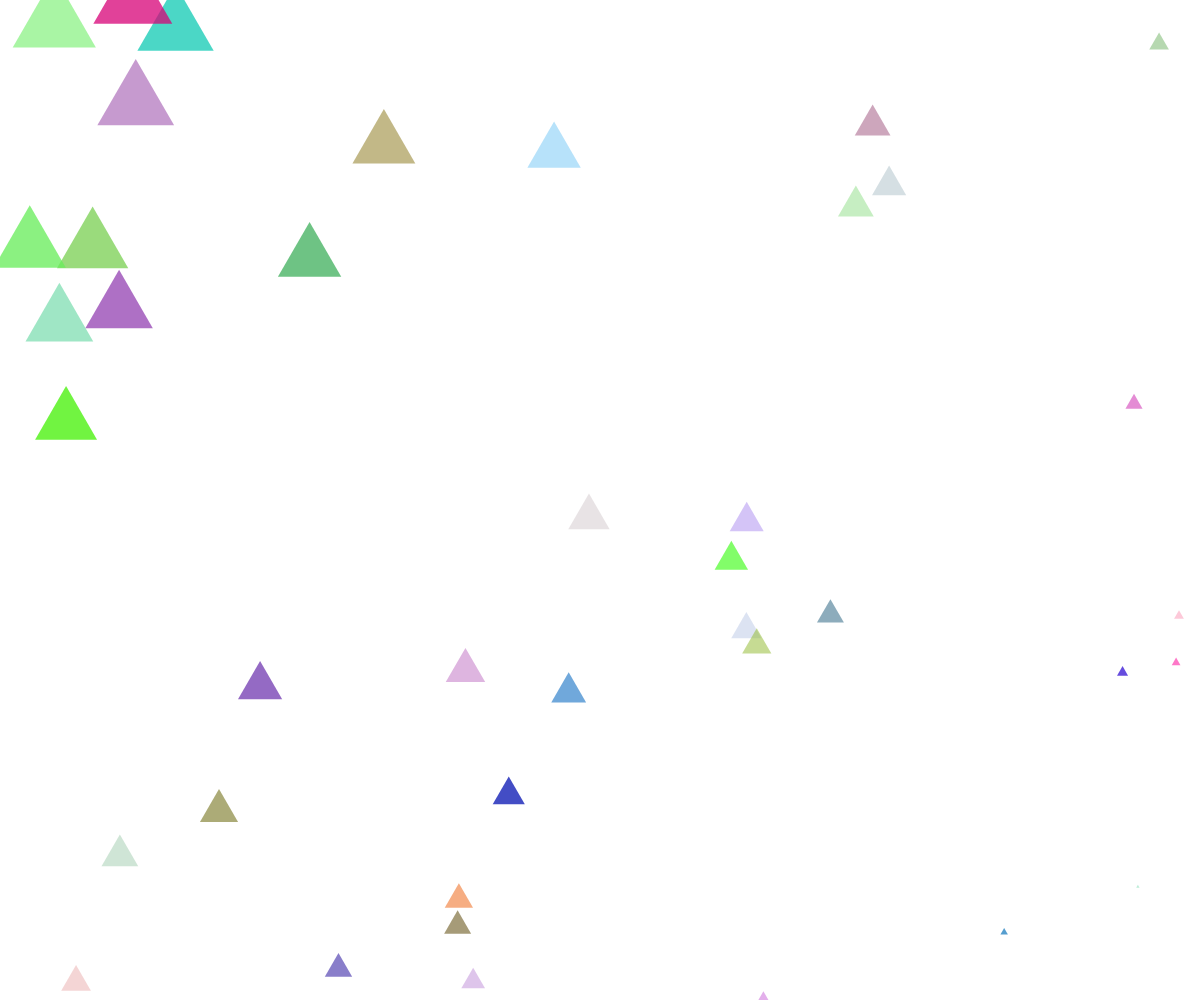
Frame 1 (no input)
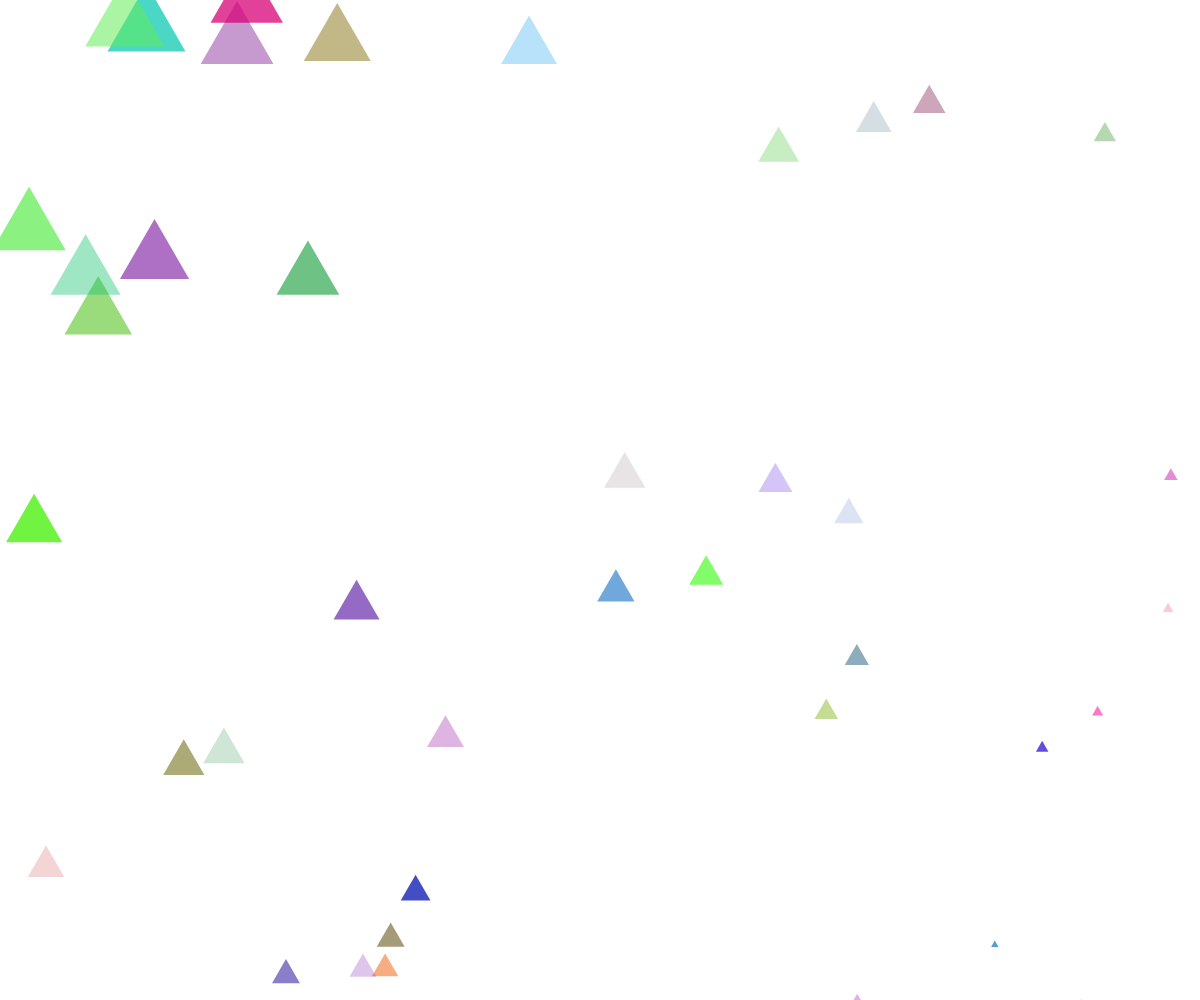
Frame 60 (no input)
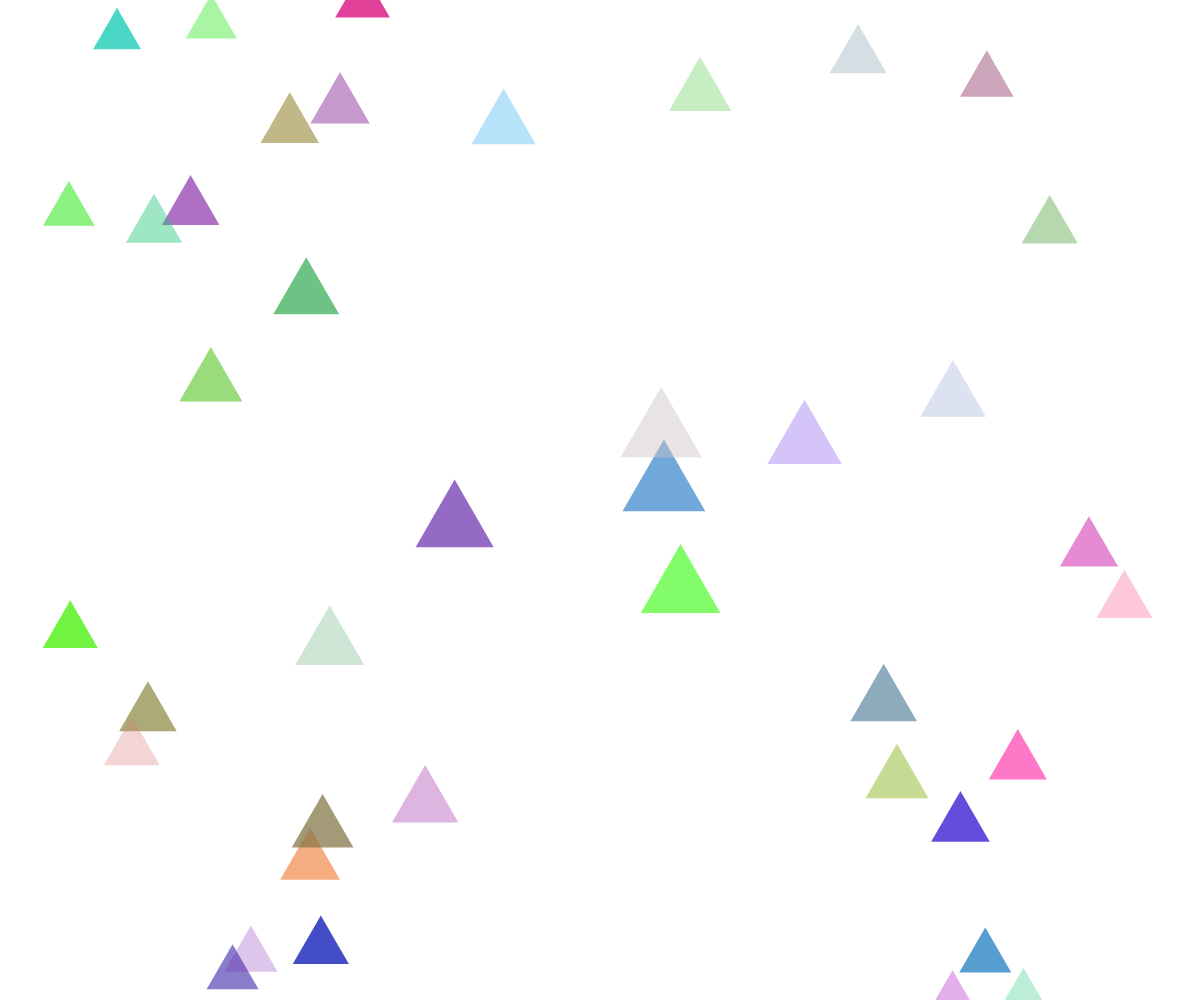
Frame 120 (the mouse pressed at the canvas centre since frame 60)

The p5.js sketch that drew these frames (run headless with seeded random() and noise() and a simulated clock; from frame 60 on, the mouse is pressed at the canvas centre):

// p5.js sketch
// ── sketch.js
let bubbles = [];

function setup() {
  createCanvas(windowWidth, windowHeight); // 全螢幕畫布
  background(255); // 背景白色

  // 產生 40 個隨機泡泡
  for (let i = 0; i < 40; i++) {
    let bubble = new Bubble(
      random(width), // 隨機 x 座標
      random(height), // 隨機 y 座標
      random(10, 50) // 隨機大小
    );
    bubbles.push(bubble);
  }
}

function draw() {
  background(255); // 每次重繪背景白色

  // 更新並顯示所有泡泡
  for (let bubble of bubbles) {
    bubble.update();
    bubble.display();
  }
}

// 泡泡類別
class Bubble {
  constructor(x, y, r) {
    this.x = x;
    this.y = y;
    this.r = r;
    this.baseColor = color(random(255), random(255), random(255)); // 隨機基礎顏色
    this.alpha = random(50, 200); // 初始透明度
    this.xSpeed = random(-2, 2); // 隨機水平速度
    this.ySpeed = random(-2, 2); // 隨機垂直速度
  }

  update() {
    // 泡泡隨機飄動
    this.x += this.xSpeed;
    this.y += this.ySpeed;

    // 碰到邊界反彈
    if (this.x - this.r < 0 || this.x + this.r > width) {
      this.xSpeed *= -1;
    }
    if (this.y - this.r < 0 || this.y + this.r > height) {
      this.ySpeed *= -1;
    }

    // 根據滑鼠位置改變大小
    let distanceToMouse = dist(mouseX, mouseY, this.x, this.y);
    this.r = map(distanceToMouse, 0, width, 50, 10); // 距離越近泡泡越大，越遠越小
  }

  display() {
    fill(red(this.baseColor), green(this.baseColor), blue(this.baseColor), this.alpha);
    noStroke();

    // 計算三角形的三個頂點
    let x1 = this.x;
    let y1 = this.y - this.r;
    let x2 = this.x - this.r * cos(PI / 6);
    let y2 = this.y + this.r * sin(PI / 6);
    let x3 = this.x + this.r * cos(PI / 6);
    let y3 = this.y + this.r * sin(PI / 6);

    // 繪製三角形
    triangle(x1, y1, x2, y2, x3, y3);
  }
}

// ── style.css
html, body {
  margin: 0;
  padding: 0;
  height: 100%;
  overflow: hidden;
}

canvas {
  display: block;
  position: absolute;
  top: 0;
  left: 0;
  z-index: 0; /* 最底層 */
}

/* 選單樣式 */
.menu {
  position: absolute;
  top: 10px;
  right: 10px;
  list-style: none;
  margin: 0;
  padding: 10px;
  display: flex;
  gap: 20px;
  background-color: #84a59d;
  border-radius: 5px;
  z-index: 10000; /* 確保選單在最上層 */
}

.menu li {
  display: inline;
  position: relative;
}

.menu a {
  text-decoration: none;
  color: #ffffff;
  font-size: 30px;
  font-family: "微軟正黑體", Arial, sans-serif;
  font-weight: bold;
}

.menu a:hover {
  color: #4a5759;
}

/* 子選單樣式 */
.submenu {
  display: none;
  position: absolute;
  top: 100%;
  left: 0;
  background-color: #84a59d;
  list-style: none;
  padding: 10px;
  border-radius: 5px;
  z-index: 10001; /* 確保子選單在選單上方 */
}

.dropdown:hover .submenu {
  display: block;
}

.submenu li {
  margin: 5px 0;
}

.submenu a {
  font-size: 20px;
}

/* iframe 樣式 */
iframe {
  position: fixed; /* 固定位置 */
  top: 50%; /* 垂直置中 */
  left: 50%; /* 水平置中 */
  transform: translate(-50%, -50%); /* 將中心點移到視窗中心 */
  width: 80%; /* 設定寬度為視窗的 80% */
  height: 80%; /* 設定高度為視窗的 80% */
  z-index: 9999; /* 保持在背景上，但低於選單 */
  border: none; /* 移除邊框 */
  background-color: rgba(255, 255, 255, 0.2); /* 設定背景透明度 */
}
